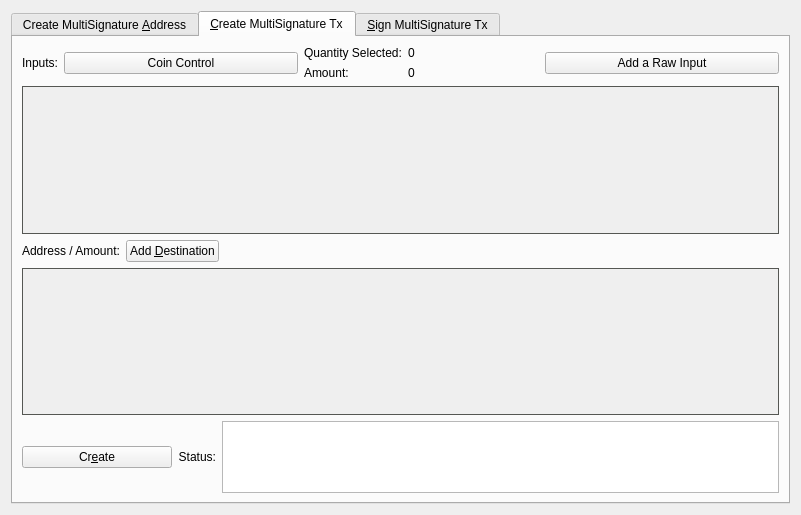
<?xml version="1.0" encoding="UTF-8"?>
<ui version="4.0">
 <class>MultisigDialog</class>
 <widget class="QDialog" name="MultisigDialog">
  <property name="geometry">
   <rect>
    <x>0</x>
    <y>0</y>
    <width>801</width>
    <height>515</height>
   </rect>
  </property>
  <property name="sizePolicy">
   <sizepolicy hsizetype="Fixed" vsizetype="Fixed">
    <horstretch>0</horstretch>
    <verstretch>0</verstretch>
   </sizepolicy>
  </property>
  <property name="windowTitle">
   <string>Multisignature Address Interactions</string>
  </property>
  <layout class="QVBoxLayout" name="verticalLayout_8">
   <item>
    <widget class="QTabWidget" name="multisigTabWidget">
     <property name="styleSheet">
      <string notr="true">QScrollArea{border: 1px solid #555753;}</string>
     </property>
     <property name="currentIndex">
      <number>1</number>
     </property>
     <widget class="QWidget" name="addMultisigTab">
      <property name="sizePolicy">
       <sizepolicy hsizetype="Minimum" vsizetype="Minimum">
        <horstretch>0</horstretch>
        <verstretch>0</verstretch>
       </sizepolicy>
      </property>
      <attribute name="title">
       <string>Create MultiSignature &amp;Address</string>
      </attribute>
      <layout class="QVBoxLayout" name="verticalLayout">
       <item>
        <layout class="QHBoxLayout" name="enterMLayout">
         <item>
          <widget class="QSpinBox" name="enterMSpinbox">
           <property name="sizePolicy">
            <sizepolicy hsizetype="Fixed" vsizetype="Fixed">
             <horstretch>0</horstretch>
             <verstretch>0</verstretch>
            </sizepolicy>
           </property>
           <property name="toolTip">
            <string>How many people must sign to verify a transaction</string>
           </property>
           <property name="minimum">
            <number>1</number>
           </property>
           <property name="maximum">
            <number>15</number>
           </property>
           <property name="value">
            <number>1</number>
           </property>
          </widget>
         </item>
         <item>
          <widget class="QLabel" name="enterMLabel">
           <property name="text">
            <string>Enter the minimum number of signatures required to sign transactions</string>
           </property>
          </widget>
         </item>
        </layout>
       </item>
       <item>
        <layout class="QHBoxLayout" name="addressLabelLayout">
         <item>
          <widget class="QLabel" name="addressLableLabel">
           <property name="text">
            <string>Address Label:</string>
           </property>
          </widget>
         </item>
         <item>
          <widget class="QLineEdit" name="multisigAddressLabel"/>
         </item>
        </layout>
       </item>
       <item>
        <layout class="QHBoxLayout" name="addAddressLayout">
         <item>
          <widget class="QPushButton" name="addAddressButton">
           <property name="toolTip">
            <string>Add another address that could sign to verify a transaction from the multisig address.</string>
           </property>
           <property name="text">
            <string>&amp;Add Address / Key</string>
           </property>
           <property name="icon">
            <iconset resource="../redspace.qrc">
             <normaloff>:/icons/add</normaloff>:/icons/add</iconset>
           </property>
           <property name="autoDefault">
            <bool>false</bool>
           </property>
          </widget>
         </item>
         <item>
          <widget class="QLabel" name="addAddressLabel">
           <property name="sizePolicy">
            <sizepolicy hsizetype="Preferred" vsizetype="Fixed">
             <horstretch>0</horstretch>
             <verstretch>0</verstretch>
            </sizepolicy>
           </property>
           <property name="text">
            <string>Local addresses or public keys that can sign:</string>
           </property>
          </widget>
         </item>
         <item>
          <spacer name="addAddressSpacer_2">
           <property name="orientation">
            <enum>Qt::Horizontal</enum>
           </property>
           <property name="sizeHint" stdset="0">
            <size>
             <width>40</width>
             <height>10</height>
            </size>
           </property>
          </spacer>
         </item>
        </layout>
       </item>
       <item>
        <widget class="QScrollArea" name="addAddressScrollArea">
         <property name="sizePolicy">
          <sizepolicy hsizetype="Preferred" vsizetype="Expanding">
           <horstretch>0</horstretch>
           <verstretch>0</verstretch>
          </sizepolicy>
         </property>
         <property name="widgetResizable">
          <bool>true</bool>
         </property>
         <widget class="QWidget" name="addAddressWidget">
          <property name="geometry">
           <rect>
            <x>0</x>
            <y>0</y>
            <width>759</width>
            <height>166</height>
           </rect>
          </property>
          <layout class="QVBoxLayout" name="verticalLayout_5">
           <item>
            <layout class="QVBoxLayout" name="addressList"/>
           </item>
           <item>
            <spacer name="verticalSpacer">
             <property name="orientation">
              <enum>Qt::Vertical</enum>
             </property>
             <property name="sizeHint" stdset="0">
              <size>
               <width>20</width>
               <height>40</height>
              </size>
             </property>
            </spacer>
           </item>
          </layout>
         </widget>
        </widget>
       </item>
       <item>
        <layout class="QHBoxLayout" name="addMultisigLayout">
         <item>
          <widget class="QPushButton" name="addMultisigButton">
           <property name="sizePolicy">
            <sizepolicy hsizetype="Preferred" vsizetype="Fixed">
             <horstretch>0</horstretch>
             <verstretch>0</verstretch>
            </sizepolicy>
           </property>
           <property name="toolTip">
            <string>Create a new multisig address</string>
           </property>
           <property name="toolTipDuration">
            <number>-3</number>
           </property>
           <property name="text">
            <string>C&amp;reate</string>
           </property>
           <property name="icon">
            <iconset resource="../redspace.qrc">
             <normaloff>:/icons/filesave</normaloff>:/icons/filesave</iconset>
           </property>
           <property name="autoDefault">
            <bool>false</bool>
           </property>
          </widget>
         </item>
         <item>
          <widget class="QLabel" name="label">
           <property name="text">
            <string>Status:</string>
           </property>
          </widget>
         </item>
         <item>
          <widget class="QTextEdit" name="addMultisigStatus">
           <property name="sizePolicy">
            <sizepolicy hsizetype="Expanding" vsizetype="Fixed">
             <horstretch>0</horstretch>
             <verstretch>0</verstretch>
            </sizepolicy>
           </property>
           <property name="maximumSize">
            <size>
             <width>16777215</width>
             <height>75</height>
            </size>
           </property>
           <property name="readOnly">
            <bool>true</bool>
           </property>
           <property name="textInteractionFlags">
            <set>Qt::TextSelectableByKeyboard|Qt::TextSelectableByMouse</set>
           </property>
          </widget>
         </item>
        </layout>
       </item>
       <item>
        <widget class="QLabel" name="label_2">
         <property name="sizePolicy">
          <sizepolicy hsizetype="Preferred" vsizetype="Preferred">
           <horstretch>0</horstretch>
           <verstretch>0</verstretch>
          </sizepolicy>
         </property>
         <property name="text">
          <string>Use below to quickly import an address by its redeem. Don't forget to add a label before clicking import!
Keep in mind, the wallet will rescan the blockchain to find transactions containing the new address.
Please be patient after clicking import.</string>
         </property>
         <property name="scaledContents">
          <bool>false</bool>
         </property>
         <property name="wordWrap">
          <bool>true</bool>
         </property>
        </widget>
       </item>
       <item>
        <layout class="QHBoxLayout" name="importLayout">
         <item>
          <widget class="QPushButton" name="importAddressButton">
           <property name="sizePolicy">
            <sizepolicy hsizetype="Fixed" vsizetype="Fixed">
             <horstretch>0</horstretch>
             <verstretch>0</verstretch>
            </sizepolicy>
           </property>
           <property name="text">
            <string>&amp;Import Redeem</string>
           </property>
           <property name="icon">
            <iconset resource="../redspace.qrc">
             <normaloff>:/icons/receiving_addresses</normaloff>:/icons/receiving_addresses</iconset>
           </property>
          </widget>
         </item>
         <item>
          <widget class="QLineEdit" name="importRedeem">
           <property name="sizePolicy">
            <sizepolicy hsizetype="Preferred" vsizetype="Fixed">
             <horstretch>0</horstretch>
             <verstretch>0</verstretch>
            </sizepolicy>
           </property>
          </widget>
         </item>
        </layout>
       </item>
      </layout>
     </widget>
     <widget class="QWidget" name="createTransactionTab">
      <attribute name="title">
       <string>&amp;Create MultiSignature Tx</string>
      </attribute>
      <layout class="QVBoxLayout" name="verticalLayout_3">
       <item>
        <layout class="QHBoxLayout" name="horizontalLayout_2">
         <item>
          <layout class="QVBoxLayout" name="createTxLayout">
           <item>
            <layout class="QHBoxLayout" name="addTxInputLayout">
             <item>
              <widget class="QLabel" name="addTxInputLabel">
               <property name="sizePolicy">
                <sizepolicy hsizetype="Fixed" vsizetype="Preferred">
                 <horstretch>0</horstretch>
                 <verstretch>0</verstretch>
                </sizepolicy>
               </property>
               <property name="text">
                <string>Inputs:</string>
               </property>
              </widget>
             </item>
             <item>
              <widget class="QPushButton" name="pushButtonCoinControl">
               <property name="sizePolicy">
                <sizepolicy hsizetype="Preferred" vsizetype="Fixed">
                 <horstretch>0</horstretch>
                 <verstretch>0</verstretch>
                </sizepolicy>
               </property>
               <property name="text">
                <string>Coin Control</string>
               </property>
              </widget>
             </item>
             <item>
              <layout class="QFormLayout" name="formLayout_2">
               <property name="rightMargin">
                <number>10</number>
               </property>
               <item row="0" column="0">
                <widget class="QLabel" name="labelQuantity">
                 <property name="text">
                  <string>Quantity Selected:</string>
                 </property>
                </widget>
               </item>
               <item row="0" column="1">
                <widget class="QLabel" name="labelQuantity_int">
                 <property name="text">
                  <string>0</string>
                 </property>
                </widget>
               </item>
               <item row="1" column="0">
                <widget class="QLabel" name="labelAmount">
                 <property name="text">
                  <string>Amount:</string>
                 </property>
                </widget>
               </item>
               <item row="1" column="1">
                <widget class="QLabel" name="labelAmount_int">
                 <property name="text">
                  <string>0</string>
                 </property>
                </widget>
               </item>
              </layout>
             </item>
             <item>
              <widget class="QPushButton" name="addInputButton">
               <property name="sizePolicy">
                <sizepolicy hsizetype="Preferred" vsizetype="Fixed">
                 <horstretch>0</horstretch>
                 <verstretch>0</verstretch>
                </sizepolicy>
               </property>
               <property name="toolTip">
                <string>Add an input to fund the outputs</string>
               </property>
               <property name="text">
                <string>Add a Raw Input</string>
               </property>
               <property name="icon">
                <iconset resource="../redspace.qrc">
                 <normaloff>:/css/default</normaloff>:/css/default</iconset>
               </property>
              </widget>
             </item>
            </layout>
           </item>
           <item>
            <widget class="QScrollArea" name="txInputsScrollArea">
             <property name="sizePolicy">
              <sizepolicy hsizetype="Preferred" vsizetype="Expanding">
               <horstretch>0</horstretch>
               <verstretch>0</verstretch>
              </sizepolicy>
             </property>
             <property name="widgetResizable">
              <bool>true</bool>
             </property>
             <widget class="QWidget" name="txInputsWidget">
              <property name="geometry">
               <rect>
                <x>0</x>
                <y>0</y>
                <width>747</width>
                <height>131</height>
               </rect>
              </property>
              <layout class="QVBoxLayout" name="verticalLayout_7">
               <item>
                <layout class="QVBoxLayout" name="inputsList"/>
               </item>
               <item>
                <spacer name="txInputsSpacer">
                 <property name="orientation">
                  <enum>Qt::Vertical</enum>
                 </property>
                 <property name="sizeHint" stdset="0">
                  <size>
                   <width>20</width>
                   <height>80</height>
                  </size>
                 </property>
                </spacer>
               </item>
              </layout>
             </widget>
            </widget>
           </item>
           <item>
            <layout class="QHBoxLayout" name="addDestinationLayout">
             <item>
              <widget class="QLabel" name="addDestinationLabel">
               <property name="text">
                <string>Address / Amount:</string>
               </property>
              </widget>
             </item>
             <item>
              <widget class="QPushButton" name="addDestinationButton">
               <property name="sizePolicy">
                <sizepolicy hsizetype="Fixed" vsizetype="Fixed">
                 <horstretch>0</horstretch>
                 <verstretch>0</verstretch>
                </sizepolicy>
               </property>
               <property name="toolTip">
                <string>Add destinations to send RSC to</string>
               </property>
               <property name="text">
                <string>Add &amp;Destination</string>
               </property>
               <property name="icon">
                <iconset resource="../redspace.qrc">
                 <normaloff>:/icons/add</normaloff>:/icons/add</iconset>
               </property>
              </widget>
             </item>
             <item>
              <spacer name="addDestinationHorizontalSpacer">
               <property name="orientation">
                <enum>Qt::Horizontal</enum>
               </property>
               <property name="sizeHint" stdset="0">
                <size>
                 <width>40</width>
                 <height>20</height>
                </size>
               </property>
              </spacer>
             </item>
            </layout>
           </item>
           <item>
            <widget class="QScrollArea" name="destionationsScrollArea">
             <property name="sizePolicy">
              <sizepolicy hsizetype="Expanding" vsizetype="Expanding">
               <horstretch>0</horstretch>
               <verstretch>0</verstretch>
              </sizepolicy>
             </property>
             <property name="widgetResizable">
              <bool>true</bool>
             </property>
             <widget class="QWidget" name="destinationsScrollAreaContents">
              <property name="geometry">
               <rect>
                <x>0</x>
                <y>0</y>
                <width>747</width>
                <height>130</height>
               </rect>
              </property>
              <layout class="QVBoxLayout" name="verticalLayout_11">
               <item>
                <layout class="QVBoxLayout" name="destinationsList"/>
               </item>
               <item>
                <spacer name="destinationsSpacer">
                 <property name="orientation">
                  <enum>Qt::Vertical</enum>
                 </property>
                 <property name="sizeHint" stdset="0">
                  <size>
                   <width>20</width>
                   <height>20</height>
                  </size>
                 </property>
                </spacer>
               </item>
              </layout>
             </widget>
            </widget>
           </item>
           <item>
            <layout class="QHBoxLayout" name="horizontalLayout_4">
             <item>
              <widget class="QPushButton" name="createButton">
               <property name="sizePolicy">
                <sizepolicy hsizetype="Fixed" vsizetype="Fixed">
                 <horstretch>0</horstretch>
                 <verstretch>0</verstretch>
                </sizepolicy>
               </property>
               <property name="minimumSize">
                <size>
                 <width>150</width>
                 <height>0</height>
                </size>
               </property>
               <property name="toolTip">
                <string>Create a transaction object using the given inputs to the given outputs</string>
               </property>
               <property name="text">
                <string>Cr&amp;eate</string>
               </property>
               <property name="icon">
                <iconset resource="../redspace.qrc">
                 <normaloff>:/icons/export</normaloff>:/icons/export</iconset>
               </property>
               <property name="autoDefault">
                <bool>false</bool>
               </property>
               <property name="default">
                <bool>true</bool>
               </property>
              </widget>
             </item>
             <item>
              <widget class="QLabel" name="createButtonLabel">
               <property name="sizePolicy">
                <sizepolicy hsizetype="Fixed" vsizetype="Preferred">
                 <horstretch>0</horstretch>
                 <verstretch>0</verstretch>
                </sizepolicy>
               </property>
               <property name="text">
                <string>Status:</string>
               </property>
               <property name="alignment">
                <set>Qt::AlignRight|Qt::AlignTrailing|Qt::AlignVCenter</set>
               </property>
              </widget>
             </item>
             <item>
              <widget class="QTextEdit" name="createButtonStatus">
               <property name="sizePolicy">
                <sizepolicy hsizetype="Expanding" vsizetype="Minimum">
                 <horstretch>0</horstretch>
                 <verstretch>0</verstretch>
                </sizepolicy>
               </property>
               <property name="maximumSize">
                <size>
                 <width>16777215</width>
                 <height>16777215</height>
                </size>
               </property>
               <property name="sizeAdjustPolicy">
                <enum>QAbstractScrollArea::AdjustToContents</enum>
               </property>
               <property name="readOnly">
                <bool>true</bool>
               </property>
              </widget>
             </item>
            </layout>
           </item>
          </layout>
         </item>
         <item>
          <layout class="QHBoxLayout" name="horizontalLayout_3"/>
         </item>
        </layout>
       </item>
      </layout>
     </widget>
     <widget class="QWidget" name="signMultisigTransaction">
      <property name="styleSheet">
       <string notr="true">txScrollArea:{
	border: 1px solid #555753;
}
keyScrollArea:{
	border: 1px solid #555753;
}
txScrollArea:{
	border: 1px solid #555753;
}</string>
      </property>
      <attribute name="title">
       <string>&amp;Sign MultiSignature Tx</string>
      </attribute>
      <layout class="QVBoxLayout" name="verticalLayout_4">
       <item>
        <layout class="QHBoxLayout" name="transactionHexLayout">
         <item>
          <widget class="QLabel" name="transactionHexLabel">
           <property name="text">
            <string>Transaction Hex:</string>
           </property>
          </widget>
         </item>
         <item>
          <widget class="QLineEdit" name="transactionHex">
           <property name="toolTip">
            <string/>
           </property>
          </widget>
         </item>
        </layout>
       </item>
       <item>
        <layout class="QHBoxLayout" name="horizontalLayout">
         <item>
          <layout class="QVBoxLayout" name="verticalLayout_2">
           <item>
            <layout class="QHBoxLayout" name="horizontalLayout_7">
             <item>
              <widget class="QPushButton" name="signButton">
               <property name="sizePolicy">
                <sizepolicy hsizetype="Preferred" vsizetype="Fixed">
                 <horstretch>0</horstretch>
                 <verstretch>0</verstretch>
                </sizepolicy>
               </property>
               <property name="minimumSize">
                <size>
                 <width>150</width>
                 <height>0</height>
                </size>
               </property>
               <property name="toolTip">
                <string>Sign the transaction from this wallet or from provided private keys</string>
               </property>
               <property name="text">
                <string>S&amp;ign</string>
               </property>
               <property name="icon">
                <iconset resource="../redspace.qrc">
                 <normaloff>:/icons/edit</normaloff>:/icons/edit</iconset>
               </property>
               <property name="autoDefault">
                <bool>false</bool>
               </property>
               <property name="default">
                <bool>true</bool>
               </property>
              </widget>
             </item>
             <item>
              <widget class="QPushButton" name="commitButton">
               <property name="enabled">
                <bool>false</bool>
               </property>
               <property name="sizePolicy">
                <sizepolicy hsizetype="Preferred" vsizetype="Fixed">
                 <horstretch>0</horstretch>
                 <verstretch>0</verstretch>
                </sizepolicy>
               </property>
               <property name="toolTip">
                <string>&lt;html&gt;&lt;head/&gt;&lt;body&gt;&lt;p&gt;DISABLED until transaction has been signed enough times.&lt;/p&gt;&lt;/body&gt;&lt;/html&gt;</string>
               </property>
               <property name="autoFillBackground">
                <bool>false</bool>
               </property>
               <property name="text">
                <string>Co&amp;mmit</string>
               </property>
               <property name="icon">
                <iconset resource="../redspace.qrc">
                 <normaloff>:/icons/send</normaloff>:/icons/send</iconset>
               </property>
               <property name="autoDefault">
                <bool>true</bool>
               </property>
              </widget>
             </item>
             <item>
              <layout class="QHBoxLayout" name="addPrivKeyLayout">
               <item>
                <widget class="QPushButton" name="addPrivKeyButton">
                 <property name="sizePolicy">
                  <sizepolicy hsizetype="Fixed" vsizetype="Fixed">
                   <horstretch>0</horstretch>
                   <verstretch>0</verstretch>
                  </sizepolicy>
                 </property>
                 <property name="toolTip">
                  <string>Add private keys to sign the transaction with</string>
                 </property>
                 <property name="text">
                  <string>Add Private &amp;Key</string>
                 </property>
                 <property name="icon">
                  <iconset resource="../redspace.qrc">
                   <normaloff>:/icons/add</normaloff>:/icons/add</iconset>
                 </property>
                </widget>
               </item>
               <item>
                <widget class="QLabel" name="addPrivKeyLabel">
                 <property name="text">
                  <string>Sign with only private keys (Not Recommened)</string>
                 </property>
                </widget>
               </item>
              </layout>
             </item>
            </layout>
           </item>
           <item>
            <layout class="QHBoxLayout" name="horizontalLayout_5">
             <item>
              <widget class="QLabel" name="signButtonStatusLabel">
               <property name="text">
                <string>Status:</string>
               </property>
              </widget>
             </item>
             <item>
              <widget class="QTextEdit" name="signButtonStatus">
               <property name="sizePolicy">
                <sizepolicy hsizetype="Expanding" vsizetype="Preferred">
                 <horstretch>0</horstretch>
                 <verstretch>0</verstretch>
                </sizepolicy>
               </property>
               <property name="maximumSize">
                <size>
                 <width>16777215</width>
                 <height>16777215</height>
                </size>
               </property>
               <property name="verticalScrollBarPolicy">
                <enum>Qt::ScrollBarAsNeeded</enum>
               </property>
               <property name="readOnly">
                <bool>true</bool>
               </property>
               <property name="textInteractionFlags">
                <set>Qt::TextSelectableByKeyboard|Qt::TextSelectableByMouse</set>
               </property>
              </widget>
             </item>
            </layout>
           </item>
           <item>
            <widget class="QScrollArea" name="keyScrollArea">
             <property name="sizePolicy">
              <sizepolicy hsizetype="Expanding" vsizetype="Expanding">
               <horstretch>0</horstretch>
               <verstretch>0</verstretch>
              </sizepolicy>
             </property>
             <property name="sizeAdjustPolicy">
              <enum>QAbstractScrollArea::AdjustToContents</enum>
             </property>
             <property name="widgetResizable">
              <bool>true</bool>
             </property>
             <widget class="QWidget" name="keyScrollAreaContents">
              <property name="geometry">
               <rect>
                <x>0</x>
                <y>0</y>
                <width>755</width>
                <height>168</height>
               </rect>
              </property>
              <layout class="QVBoxLayout" name="verticalLayout_9">
               <item>
                <layout class="QVBoxLayout" name="keyList"/>
               </item>
               <item>
                <spacer name="keySpacer">
                 <property name="orientation">
                  <enum>Qt::Vertical</enum>
                 </property>
                 <property name="sizeHint" stdset="0">
                  <size>
                   <width>20</width>
                   <height>20</height>
                  </size>
                 </property>
                </spacer>
               </item>
              </layout>
             </widget>
            </widget>
           </item>
          </layout>
         </item>
        </layout>
       </item>
      </layout>
     </widget>
    </widget>
   </item>
  </layout>
 </widget>
 <resources>
  <include location="../redspace.qrc"/>
 </resources>
 <connections/>
</ui>
